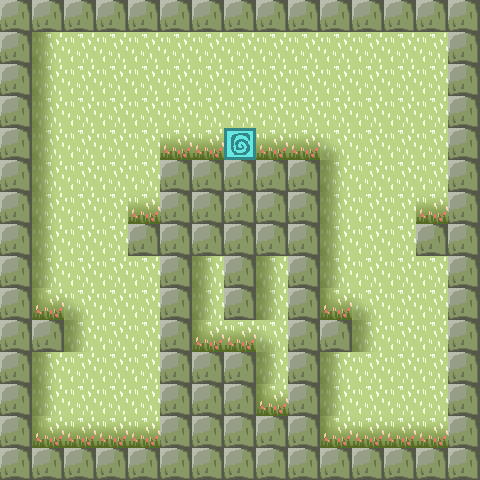

A 2D game scene composited from a Tiled map and its tileset images. What follows is a short description and the map's XML, with every tile layer's data as written:
An orthogonal 15x15 tile map with 32x32 px tiles, 2 tile layers (background, objects).

<map version="1.4" tiledversion="1.4.3" orientation="orthogonal" renderorder="right-down" width="15" height="15" tilewidth="32" tileheight="32" infinite="0" nextlayerid="3" nextobjectid="1">
 <tileset firstgid="1" source="testtiles2.tsx" />
 <layer id="1" name="background" width="15" height="15">
  <data encoding="csv">
2,2,2,2,2,2,2,2,2,2,2,2,2,2,2,
2,20,2,2,2,2,2,2,2,2,2,2,2,2,2,
2,20,2,2,2,2,2,2,2,2,2,2,2,2,2,
2,20,2,2,2,2,2,2,2,2,2,2,2,2,2,
2,20,2,2,2,18,18,18,18,18,21,2,2,2,2,
2,20,2,2,2,2,2,2,2,2,20,2,2,2,2,
2,20,2,2,18,2,2,2,2,2,20,2,2,18,2,
2,20,2,2,2,2,2,2,2,2,20,2,2,2,2,
2,20,2,2,2,2,20,2,20,2,20,2,2,2,2,
2,19,21,2,2,2,20,2,20,2,19,21,2,2,2,
2,2,20,2,2,2,19,18,21,2,2,20,2,2,2,
2,20,2,2,2,2,2,2,20,2,20,2,2,2,2,
2,20,2,2,2,2,2,2,19,2,20,2,2,2,2,
2,19,18,18,18,2,2,2,2,2,19,18,18,18,2,
2,2,2,2,2,2,2,2,2,2,2,2,2,2,2
</data>
 </layer>
 <layer id="2" name="objects" width="15" height="15">
  <data encoding="csv">
1,1,1,1,1,1,1,1,1,1,1,1,1,1,1,
1,0,0,0,0,0,0,0,0,0,0,0,0,0,1,
1,0,0,0,0,0,0,0,0,0,0,0,0,0,1,
1,0,0,0,0,0,0,0,0,0,0,0,0,0,1,
1,0,0,0,0,0,0,3,0,0,0,0,0,0,1,
1,0,0,0,0,1,1,1,1,1,0,0,0,0,1,
1,0,0,0,0,1,1,1,1,1,0,0,0,0,1,
1,0,0,0,1,1,1,1,1,1,0,0,0,1,1,
1,0,0,0,0,1,0,1,0,1,0,0,0,0,1,
1,0,0,0,0,1,0,1,0,1,0,0,0,0,1,
1,1,0,0,0,1,0,0,0,1,1,0,0,0,1,
1,0,0,0,0,1,1,1,0,1,0,0,0,0,1,
1,0,0,0,0,1,1,1,0,1,0,0,0,0,1,
1,0,0,0,0,1,1,1,1,1,0,0,0,0,1,
1,1,1,1,1,1,1,1,1,1,1,1,1,1,1
</data>
 </layer>
</map>
